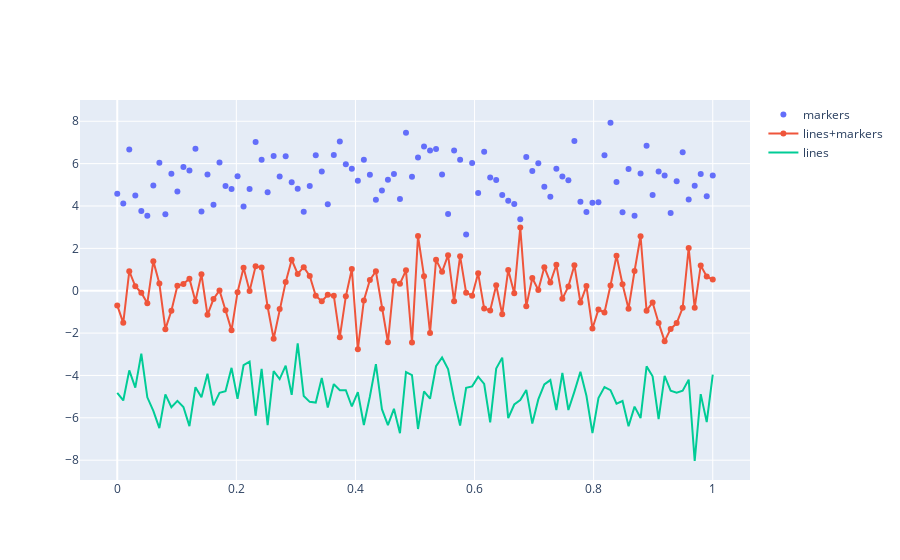
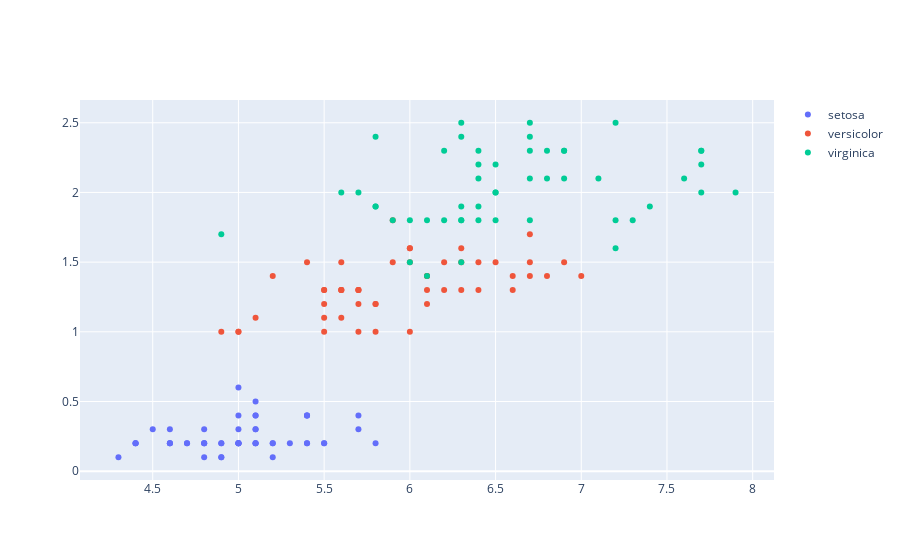

Source (notebook cell) for these figures, in order:
### Code cell
N = 100
random_x = np.linspace(0, 1, N)
random_y0 = np.random.randn(N)+5
random_y1 = np.random.randn(N)
random_y2 = np.random.randn(N)-5

# Create traces
trace0 = go.Scatter(
    x = random_x,
    y = random_y0,
    mode = 'markers',
    name = 'markers'
)
trace1 = go.Scatter(
    x = random_x,
    y = random_y1,
    mode = 'lines+markers',
    name = 'lines+markers'
)
trace2 = go.Scatter(
    x = random_x,
    y = random_y2,
    mode = 'lines',
    name = 'lines'
)

data = [trace0, trace1, trace2]
plotly.offline.iplot(data, filename='scatter-mode')
trace0 = go.Scatter(
    x = iris_data[iris_data['target']==0]['sepal length (cm)'],
    y = iris_data[iris_data['target']==0]['petal width (cm)'],
    mode = 'markers',
    name = 'setosa'
)
trace1 = go.Scatter(
    x = iris_data[iris_data['target']==1]['sepal length (cm)'],
    y = iris_data[iris_data['target']==1]['petal width (cm)'],
    mode = 'markers',
    name = 'versicolor'
)
trace2 = go.Scatter(
    x = iris_data[iris_data['target']==2]['sepal length (cm)'],
    y = iris_data[iris_data['target']==2]['petal width (cm)'],
    mode = 'markers',
    name = 'virginica'
)

data = [trace0, trace1, trace2]
plotly.offline.iplot(data, filename='basic-scatter')
